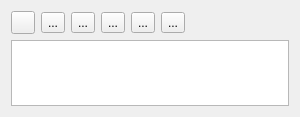
<?xml version="1.0" encoding="UTF-8"?>
<ui version="4.0">
 <class>Widget</class>
 <widget class="QWidget" name="Widget">
  <property name="geometry">
   <rect>
    <x>0</x>
    <y>0</y>
    <width>300</width>
    <height>117</height>
   </rect>
  </property>
  <property name="sizePolicy">
   <sizepolicy hsizetype="Maximum" vsizetype="Maximum">
    <horstretch>0</horstretch>
    <verstretch>0</verstretch>
   </sizepolicy>
  </property>
  <property name="minimumSize">
   <size>
    <width>300</width>
    <height>117</height>
   </size>
  </property>
  <property name="maximumSize">
   <size>
    <width>300</width>
    <height>117</height>
   </size>
  </property>
  <property name="palette">
   <palette>
    <active>
     <colorrole role="Midlight">
      <brush brushstyle="SolidPattern">
       <color alpha="255">
        <red>142</red>
        <green>99</green>
        <blue>227</blue>
       </color>
      </brush>
     </colorrole>
    </active>
    <inactive>
     <colorrole role="Midlight">
      <brush brushstyle="SolidPattern">
       <color alpha="255">
        <red>142</red>
        <green>99</green>
        <blue>227</blue>
       </color>
      </brush>
     </colorrole>
    </inactive>
    <disabled>
     <colorrole role="Midlight">
      <brush brushstyle="SolidPattern">
       <color alpha="255">
        <red>142</red>
        <green>99</green>
        <blue>227</blue>
       </color>
      </brush>
     </colorrole>
    </disabled>
   </palette>
  </property>
  <property name="windowTitle">
   <string>MPlayer</string>
  </property>
  <property name="windowIcon">
   <iconset resource="buttons.qrc">
    <normaloff>:/buttons/play.png</normaloff>:/buttons/play.png</iconset>
  </property>
  <property name="windowOpacity">
   <double>0.700000000000000</double>
  </property>
  <layout class="QGridLayout" name="gridLayout">
   <item row="0" column="0">
    <widget class="QToolButton" name="btn_add">
     <property name="icon">
      <iconset resource="buttons.qrc">
       <normaloff>:/buttons/plus.png</normaloff>:/buttons/plus.png</iconset>
     </property>
    </widget>
   </item>
   <item row="0" column="4">
    <widget class="QToolButton" name="btn_stop">
     <property name="text">
      <string>...</string>
     </property>
     <property name="icon">
      <iconset resource="buttons.qrc">
       <normaloff>:/buttons/stop.png</normaloff>:/buttons/stop.png</iconset>
     </property>
    </widget>
   </item>
   <item row="0" column="5">
    <widget class="QToolButton" name="btn_next">
     <property name="text">
      <string>...</string>
     </property>
     <property name="icon">
      <iconset resource="buttons.qrc">
       <normaloff>:/buttons/skip-next.png</normaloff>:/buttons/skip-next.png</iconset>
     </property>
    </widget>
   </item>
   <item row="0" column="6">
    <spacer name="horizontalSpacer">
     <property name="orientation">
      <enum>Qt::Horizontal</enum>
     </property>
     <property name="sizeHint" stdset="0">
      <size>
       <width>40</width>
       <height>20</height>
      </size>
     </property>
    </spacer>
   </item>
   <item row="0" column="1">
    <widget class="QToolButton" name="btn_previous">
     <property name="text">
      <string>...</string>
     </property>
     <property name="icon">
      <iconset resource="buttons.qrc">
       <normaloff>:/buttons/skip-previous.png</normaloff>:/buttons/skip-previous.png</iconset>
     </property>
    </widget>
   </item>
   <item row="0" column="2">
    <widget class="QToolButton" name="btn_play">
     <property name="text">
      <string>...</string>
     </property>
     <property name="icon">
      <iconset resource="buttons.qrc">
       <normaloff>:/buttons/play.png</normaloff>:/buttons/play.png</iconset>
     </property>
    </widget>
   </item>
   <item row="0" column="3">
    <widget class="QToolButton" name="btn_pause">
     <property name="text">
      <string>...</string>
     </property>
     <property name="icon">
      <iconset resource="buttons.qrc">
       <normaloff>:/buttons/pause.png</normaloff>:/buttons/pause.png</iconset>
     </property>
    </widget>
   </item>
   <item row="1" column="0" colspan="8">
    <widget class="QTableView" name="playlistView"/>
   </item>
   <item row="0" column="7">
    <widget class="QLabel" name="currentTrack">
     <property name="font">
      <font>
       <family>Verdana</family>
       <pointsize>8</pointsize>
       <weight>75</weight>
       <bold>true</bold>
      </font>
     </property>
     <property name="text">
      <string/>
     </property>
    </widget>
   </item>
  </layout>
 </widget>
 <layoutdefault spacing="6" margin="11"/>
 <resources>
  <include location="buttons.qrc"/>
 </resources>
 <connections/>
</ui>
